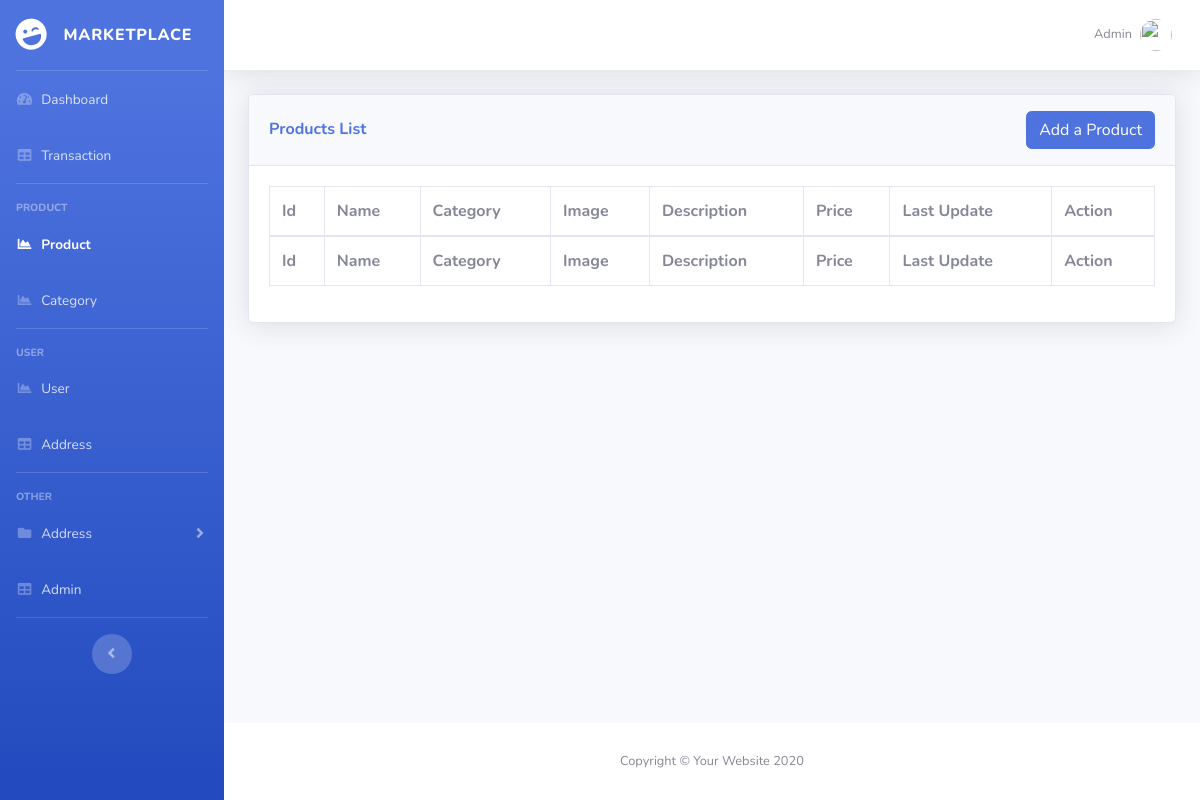
/admin-product.php, run on an earlier commit of the app's database.
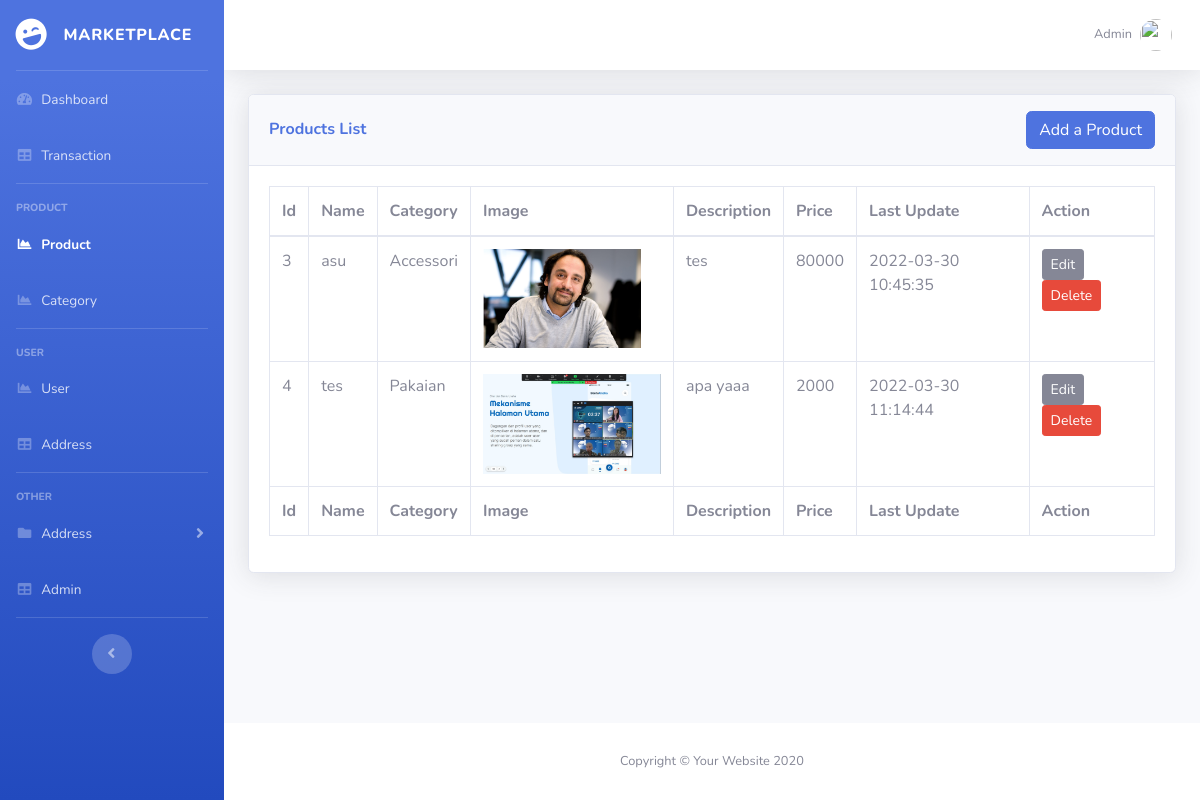
And on a later commit of the database.
### tables this page shows
CREATE TABLE `products` (
  `id` int(11) NOT NULL,
  `name` varchar(255) NOT NULL,
  `product_category_id` int(11) NOT NULL,
  `description` varchar(255) NOT NULL,
  `image` varchar(255) NOT NULL,
  `price` int(11) NOT NULL,
  `updated_at` timestamp NOT NULL DEFAULT current_timestamp() ON UPDATE current_timestamp(),
  `created_at` timestamp NOT NULL DEFAULT current_timestamp()
);

CREATE TABLE `products_categories` (
  `id` int(11) NOT NULL,
  `name` varchar(255) NOT NULL
);

### admin-product.php (the view, shortened to what this page needs)
<?php
include_once("koneksi.php");
$products = mysqli_query($koneksi, "SELECT * FROM products");
function category_name($koneksi, $category_id)
{
  return mysqli_fetch_array(mysqli_query($koneksi, "SELECT * FROM products_categories WHERE id = $category_id"))['name'];
}
?>
<!DOCTYPE html>
<html lang="en">
<head>
  <link href="vendor/fontawesome-free/css/all.min.css" rel="stylesheet" type="text/css" />
  <link href="css/sb-admin-2.min.css" rel="stylesheet" />
  <link href="vendor/datatables/dataTables.bootstrap4.min.css" rel="stylesheet" />
</head>
<body id="page-top">
  <div id="wrapper">
    <ul class="navbar-nav bg-gradient-primary sidebar sidebar-dark accordion" id="accordionSidebar">
      <a class="sidebar-brand d-flex align-items-center justify-content-center" href="index.html">
        <div class="sidebar-brand-icon rotate-n-15">
          <i class="fas fa-laugh-wink"></i>
        </div>
        <div class="sidebar-brand-text mx-3">Marketplace</div>
      </a>
      <hr class="sidebar-divider my-0" />
      <li class="nav-item">
        <a class="nav-link" href="admin.html">
          <i class="fas fa-fw fa-tachometer-alt"></i>
          <span>Dashboard</span></a>
      </li>
      <li class="nav-item">
        <a class="nav-link" href="tables.html">
          <i class="fas fa-fw fa-table"></i>
          <span>Transaction</span></a>
      </li>
      <hr class="sidebar-divider" />
      <div class="sidebar-heading">Product</div>
      <li class="nav-item active">
        <a class="nav-link" href="admin-product.php">
          <i class="fas fa-fw fa-chart-area"></i>
          <span>Product</span></a>
      </li>
      <li class="nav-item">
        <a class="nav-link" href="admin-category.php">
          <i class="fas fa-fw fa-chart-area"></i>
          <span>Category</span></a>
      </li>
      <hr class="sidebar-divider" />
      <div class="sidebar-heading">User</div>
      <li class="nav-item">
        <a class="nav-link" href="charts.html">
          <i class="fas fa-fw fa-chart-area"></i>
          <span>User</span></a>
      </li>
      <li class="nav-item">
        <a class="nav-link" href="tables.html">
          <i class="fas fa-fw fa-table"></i>
          <span>Address</span></a>
      </li>
      <hr class="sidebar-divider" />
      <div class="sidebar-heading">Other</div>
      <li class="nav-item">
        <a class="nav-link collapsed" href="#" data-toggle="collapse" data-target="#collapsePages" aria-expanded="true" aria-controls="collapsePages">
          <i class="fas fa-fw fa-folder"></i>
          <span>Address</span>
        </a>
      </li>
      <li class="nav-item">
        <a class="nav-link" href="tables.html">
          <i class="fas fa-fw fa-table"></i>
          <span>Admin</span></a>
      </li>
      <hr class="sidebar-divider d-none d-md-block" />
      <div class="text-center d-none d-md-inline">
        <button class="rounded-circle border-0" id="sidebarToggle"></button>
      </div>
    </ul>
    <div id="content-wrapper" class="d-flex flex-column">
      <div id="content">
        <nav class="navbar navbar-expand navbar-light bg-white topbar mb-4 static-top shadow">
          <ul class="navbar-nav ml-auto">
            <li class="nav-item dropdown no-arrow">
              <a class="nav-link dropdown-toggle" href="#" id="userDropdown" role="button" data-toggle="dropdown" aria-haspopup="true" aria-expanded="false">
                <span class="mr-2 d-none d-lg-inline text-gray-600 small">Admin</span>
                <img class="img-profile rounded-circle" src="img/undraw_profile.svg" />
              </a>
            </li>
          </ul>
        </nav>
        <div class="container-fluid">
          <div class="card shadow mb-4">
            <div class="card-header py-3 d-flex justify-content-between align-items-center">
              <h6 class="m-0 font-weight-bold text-primary">Products List</h6>
              <a class="btn btn-primary" href="admin-product-add.php">Add a Product</a>
            </div>
            <div class="card-body">
              <div class="table-responsive">
                <table class="table table-bordered" id="dataTable" width="100%" cellspacing="0">
                  <thead>
                    <tr>
                      <th>Id</th>
                      <th>Name</th>
                      <th>Category</th>
                      <th>Image</th>
                      <th>Description</th>
                      <th>Price</th>
                      <th>Last Update</th>
                      <th>Action</th>
                    </tr>
                  </thead>
                  <tfoot>
                    <tr>
                      <th>Id</th>
                      <th>Name</th>
                      <th>Category</th>
                      <th>Image</th>
                      <th>Description</th>
                      <th>Price</th>
                      <th>Last Update</th>
                      <th>Action</th>
                    </tr>
                  </tfoot>
                  <tbody>
                    <?php
                    while ($b = mysqli_fetch_array($products)) {
                    ?>
                      <tr>
                        <td><?= $b['id']; ?></td>
                        <td><?= $b['name']; ?></td>
                        <td><?=
                            category_name($koneksi, $b['product_category_id'])
                            ?></td>
                        <td>
                          <img src="img/<?= $b['image']; ?>" style="height: 100px" />
                        </td>
                        <td><?= $b['description']; ?></td>
                        <td><?= $b['price']; ?></td>
                        <td><?= $b['updated_at']; ?></td>
                        <td>
                          <row>
                            <a class="btn btn-sm btn bt btn-secondary" href="admin-product-edit.php?id=<?= $b['id']; ?>">
                              Edit
                            </a>
                            <a class="btn btn-sm btn-danger" href="admin-product-delete.php?id=<?= $b['id']; ?>" onclick="return confirm('Yakin ingin dihapus?')">Delete</a>
                          </row>
                        </td>
                      </tr>
                    <?php
                    }
                    ?>
                  </tbody>
                </table>
              </div>
            </div>
          </div>
        </div>
      </div>
      <footer class="sticky-footer bg-white">
        <div class="container my-auto">
          <div class="copyright text-center my-auto">
            <span>Copyright &copy; Your Website 2020</span>
          </div>
        </div>
      </footer>
    </div>
  </div>
</body>
</html>

What changed in the data, as far as the page shows it:
added products: id "3", name "asu", product_category.name "Accessori", image (picture), description "tes", price "80000", updated_at "2022-03-30 10:45:35"
added products: id "4", name "tes", product_category.name "Pakaian", image (picture), description "apa yaaa", price "2000", updated_at "2022-03-30 11:14:44"
